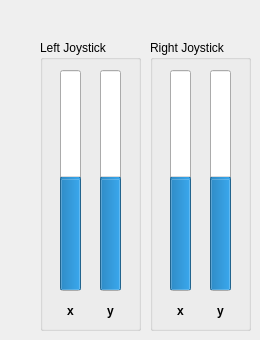
      <widget class="QWidget" name="tab_9">
       <attribute name="title">
        <string>Xbox Controller</string>
       </attribute>
       <widget class="QGroupBox" name="groupBox_14">
        <property name="geometry">
         <rect>
          <x>40</x>
          <y>40</y>
          <width>101</width>
          <height>291</height>
         </rect>
        </property>
        <property name="title">
         <string>Left Joystick</string>
        </property>
        <widget class="QProgressBar" name="XboxJoystickLeft_x">
         <property name="geometry">
          <rect>
           <x>20</x>
           <y>30</y>
           <width>21</width>
           <height>221</height>
          </rect>
         </property>
         <property name="minimum">
          <number>-100</number>
         </property>
         <property name="value">
          <number>0</number>
         </property>
         <property name="orientation">
          <enum>Qt::Vertical</enum>
         </property>
         <property name="invertedAppearance">
          <bool>false</bool>
         </property>
        </widget>
        <widget class="QProgressBar" name="XboxJoystickLeft_y">
         <property name="geometry">
          <rect>
           <x>60</x>
           <y>30</y>
           <width>21</width>
           <height>221</height>
          </rect>
         </property>
         <property name="minimum">
          <number>-100</number>
         </property>
         <property name="value">
          <number>0</number>
         </property>
         <property name="orientation">
          <enum>Qt::Vertical</enum>
         </property>
         <property name="invertedAppearance">
          <bool>false</bool>
         </property>
        </widget>
        <widget class="QLabel" name="label_62">
         <property name="geometry">
          <rect>
           <x>60</x>
           <y>260</y>
           <width>21</width>
           <height>21</height>
          </rect>
         </property>
         <property name="font">
          <font>
           <weight>75</weight>
           <bold>true</bold>
          </font>
         </property>
         <property name="layoutDirection">
          <enum>Qt::LeftToRight</enum>
         </property>
         <property name="text">
          <string>y</string>
         </property>
         <property name="alignment">
          <set>Qt::AlignCenter</set>
         </property>
        </widget>
        <widget class="QLabel" name="label_97">
         <property name="geometry">
          <rect>
           <x>20</x>
           <y>260</y>
           <width>21</width>
           <height>21</height>
          </rect>
         </property>
         <property name="font">
          <font>
           <weight>75</weight>
           <bold>true</bold>
          </font>
         </property>
         <property name="layoutDirection">
          <enum>Qt::LeftToRight</enum>
         </property>
         <property name="text">
          <string>x</string>
         </property>
         <property name="alignment">
          <set>Qt::AlignCenter</set>
         </property>
        </widget>
       </widget>
       <widget class="QGroupBox" name="groupBox_16">
        <property name="geometry">
         <rect>
          <x>150</x>
          <y>40</y>
          <width>101</width>
          <height>291</height>
         </rect>
        </property>
        <property name="title">
         <string>Right Joystick</string>
        </property>
        <widget class="QProgressBar" name="XboxJoystickRight_x">
         <property name="geometry">
          <rect>
           <x>20</x>
           <y>30</y>
           <width>21</width>
           <height>221</height>
          </rect>
         </property>
         <property name="minimum">
          <number>-100</number>
         </property>
         <property name="value">
          <number>0</number>
         </property>
         <property name="orientation">
          <enum>Qt::Vertical</enum>
         </property>
         <property name="invertedAppearance">
          <bool>false</bool>
         </property>
        </widget>
        <widget class="QProgressBar" name="XboxJoystickRight_y">
         <property name="geometry">
          <rect>
           <x>60</x>
           <y>30</y>
           <width>21</width>
           <height>221</height>
          </rect>
         </property>
         <property name="minimum">
          <number>-100</number>
         </property>
         <property name="value">
          <number>0</number>
         </property>
         <property name="orientation">
          <enum>Qt::Vertical</enum>
         </property>
         <property name="invertedAppearance">
          <bool>false</bool>
         </property>
        </widget>
        <widget class="QLabel" name="label_100">
         <property name="geometry">
          <rect>
           <x>60</x>
           <y>260</y>
           <width>21</width>
           <height>21</height>
          </rect>
         </property>
         <property name="font">
          <font>
           <weight>75</weight>
           <bold>true</bold>
          </font>
         </property>
         <property name="layoutDirection">
          <enum>Qt::LeftToRight</enum>
         </property>
         <property name="text">
          <string>y</string>
         </property>
         <property name="alignment">
          <set>Qt::AlignCenter</set>
         </property>
        </widget>
        <widget class="QLabel" name="label_101">
         <property name="geometry">
          <rect>
           <x>20</x>
           <y>260</y>
           <width>21</width>
           <height>21</height>
          </rect>
         </property>
         <property name="font">
          <font>
           <weight>75</weight>
           <bold>true</bold>
          </font>
         </property>
         <property name="layoutDirection">
          <enum>Qt::LeftToRight</enum>
         </property>
         <property name="text">
          <string>x</string>
         </property>
         <property name="alignment">
          <set>Qt::AlignCenter</set>
         </property>
        </widget>
       </widget>
      </widget>
